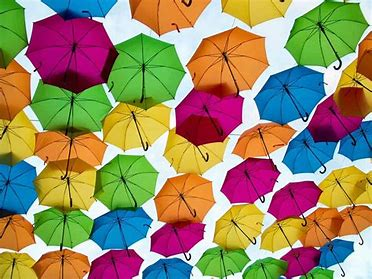
#> input picture sc/payung.jpg, 372 x 279 px
$ python -i Backend.py   (imports and definitions only)
#> lines starting #> are read from the running program, lines starting #| are printed output that depends on the picture; after the words box and inside, x2 and y2 are one past the last pixel; in counts of white or black regions, pixels touching at a corner belong together
#> further down, picture is the input picture: shape (279, 372, 3); mean B, G, R 102.8, 137.6, 151.9
import cv2
import numpy as np
from PIL import Image
import streamlit as st
import matplotlib.pyplot as plt
from skimage import exposure, io, segmentation, color
import pandas as pd
import random, sys

#----------Image to display--------------

# [177 lines left out: functions warpaffine, gray_scale, edge_detection, Blurred, Gaussian_Blur, Median_Blur and 5 more, not called in this run]

 #Closing Binary
def closingBinary(image):
    #original image
    image=cv2.cvtColor(image,cv2.COLOR_BGR2RGB)
    st.markdown("konversi ke RGB")
#> (this line was passed over: streamlit is not available in this run)
    st.image(image)
#> (this line was passed over: streamlit is not available in this run)

    #grayscale image
    gray = cv2.cvtColor(image, cv2.COLOR_BGR2GRAY)
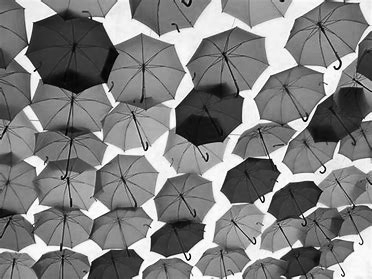
#> gray: shape (279, 372); min 0, max 255, mean 128.8
    st.markdown("Konversi ke abu-abu")
#> (this line was passed over: streamlit is not available in this run)

    st.image(gray)
#> (this line was passed over: streamlit is not available in this run)

    #threshold image
    ret, thresh = cv2.threshold(gray, 0, 255,cv2.THRESH_BINARY_INV +cv2.THRESH_OTSU)
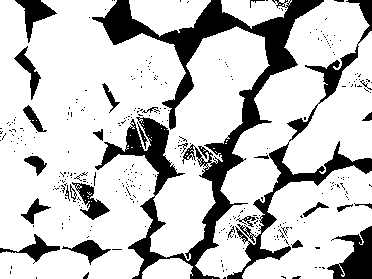
#> thresh: shape (279, 372); 78.4% white; 325 black regions (295 under 20 px), largest, box (x1, y1, x2, y2) and area: (92, 0, 324, 279) 12346, (227, 0, 372, 279) 3949, (327, 226, 372, 279) 1336
#> ret = 165
    st.markdown("Menggunakan thresholding")
#> (this line was passed over: streamlit is not available in this run)
    st.image(thresh)
#> (this line was passed over: streamlit is not available in this run)

    #segmented image
    kernel = np.ones((3, 3), np.uint8)
    closing = cv2.morphologyEx(thresh, cv2.MORPH_CLOSE,kernel, iterations = 15)
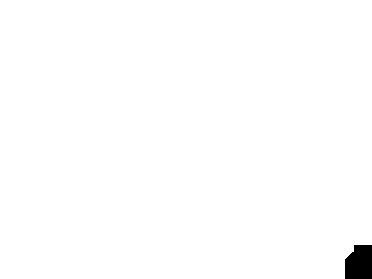
#> closing: shape (279, 372); 99.2% white; 1 black region, box (x1, y1, x2, y2) and area: (345, 245, 372, 279) 827
    # closing = cv2.morphologyEx(thresh, cv2.MORPH_CLOSE,kernel, iterations = 15)
    bg = cv2.dilate(closing, kernel, iterations = 1)
#> bg: shape (279, 372); 99.3% white; 1 black region, box (x1, y1, x2, y2) and area: (346, 246, 372, 279) 767
    dist_transform = cv2.distanceTransform(closing, cv2.DIST_L2,0)
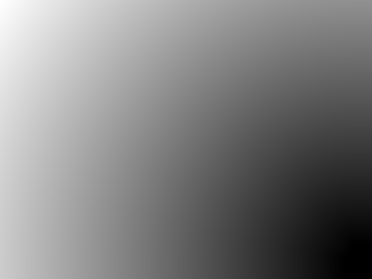
#> dist_transform: shape (279, 372) float32; min 0, max 430.5, mean 217.3; drawn with min black and max white
    ret, fg = cv2.threshold(dist_transform, 0.02*dist_transform.max(), 255, 0)
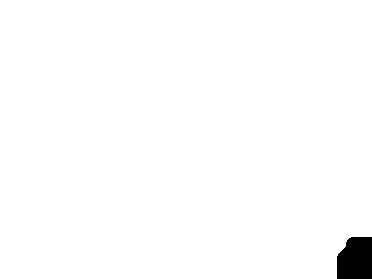
#> fg: shape (279, 372) float32; 98.7% white; 1 black region, box (x1, y1, x2, y2) and area: (337, 237, 372, 279) 1331
#> ret = 8.61
    st.markdown("hasil pendekatan Euclidean")
#> (this line was passed over: streamlit is not available in this run)
    # st.image(fg,clamp=True)
    return fg

#----------Erosi Morphology----------

# [124 lines left out: functions Erosion, Dilation, Resize, Beauty, binarize_image, convolution and 2 more, not called in this run]

# fungsi untuk melakukan konversi dari data pixel (RGBA) menjadi Luminance/intensitas
def RGB_to_Luminance(data):
  # mengubah Color Model RGB menjadi Luminance/intensitas (0.2126*Red + 0.7152*Green + 0.0722*Blue)
  return 0.2126*data[0] + 0.7152*data[1] + 0.0722*data[2]


# [214 lines left out: functions sort_all_pixels, pixel_sort_baris, pixel_sort_kolom, pixelSorting, reduce_noise, negative_transformation and 1 more, not called in this run]

>>> import cv2
>>> picture = cv2.imread('sc/payung.jpg')
#> (the run stopped early here; a loop or call above may not have finished)

$ run again, on sc/ppl.jpg
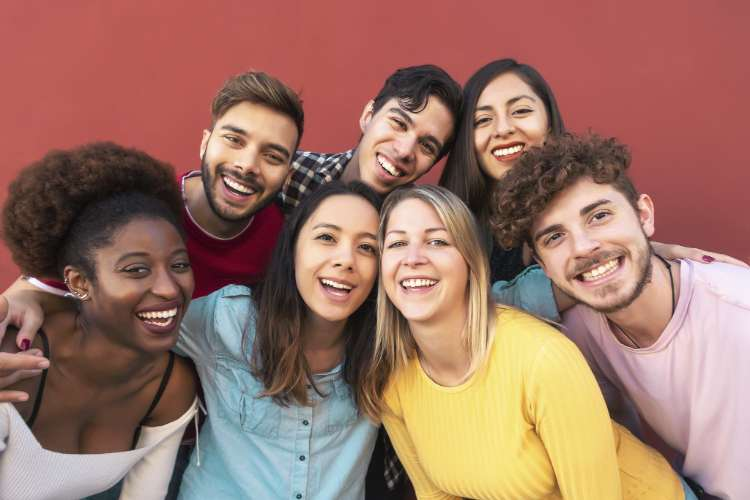
#> input picture sc/ppl.jpg, 750 x 500 px
#> picture is the input picture: shape (500, 750, 3); mean B, G, R 101.7, 115.5, 156.4
#> in closingBinary, `ret, thresh = cv2.threshold(gray, 0, 255,cv2.THRESH_BINARY_INV +cv2.TH..`:
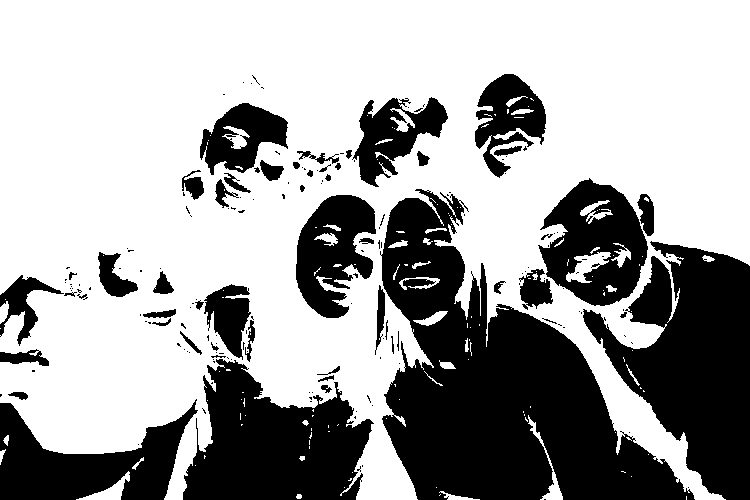
#> thresh: shape (500, 750); 64.3% white; 177 black regions (123 under 20 px), largest, box (x1, y1, x2, y2) and area: (380, 189, 695, 500) 46785, (583, 241, 750, 500) 23729, (183, 359, 374, 500) 17368
#> in closingBinary, `ret, thresh = cv2.threshold(gray, 0, 255,cv2.THRESH_BINARY_INV +cv2.TH..`: ret = 130
#> closing: shape (500, 750); 80.9% white; 5 black regions, box (x1, y1, x2, y2) and area: (399, 314, 683, 500) 33900, (637, 261, 750, 500) 19126, (187, 405, 357, 500) 12136, (0, 442, 114, 500) 5440, (124, 470, 164, 500) 1128
#> bg: shape (500, 750); 81.5% white; 5 black regions, box (x1, y1, x2, y2) and area: (400, 315, 682, 500) 32720, (638, 262, 750, 500) 18681, (188, 406, 356, 500) 11681, (0, 443, 113, 500) 5208, (125, 471, 163, 500) 1030
#> in closingBinary, `ret, fg = cv2.threshold(dist_transform, 0.02*dist_transform.max(), 255..`:
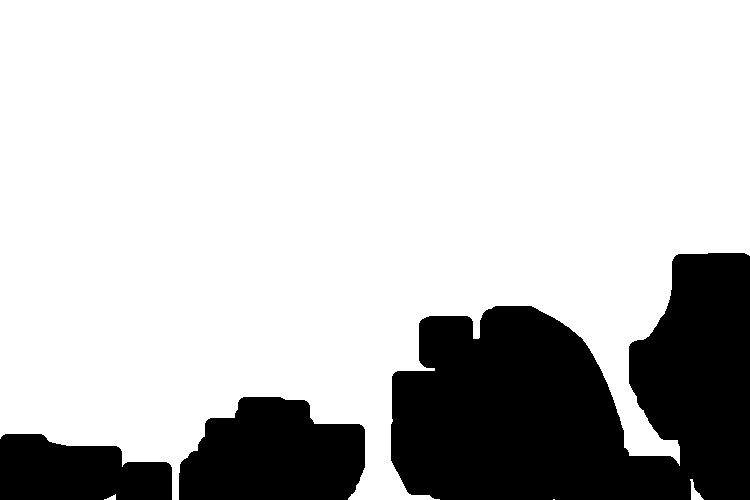
#> fg: shape (500, 750) float32; 76.7% white; 3 black regions, box (x1, y1, x2, y2) and area: (391, 253, 750, 500) 63049, (179, 397, 365, 500) 15206, (0, 434, 172, 500) 9006
#> in closingBinary, `ret, fg = cv2.threshold(dist_transform, 0.02*dist_transform.max(), 255..`: ret = 8.86

$ run again, on sc/water_coins.jpg
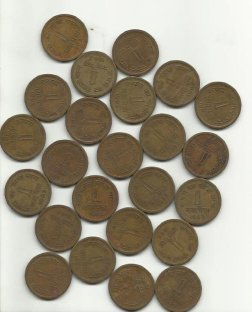
#> input picture sc/water_coins.jpg, 252 x 312 px
#> picture is the input picture: shape (312, 252, 3); mean B, G, R 136.3, 153.2, 161.4
#> in closingBinary, `ret, thresh = cv2.threshold(gray, 0, 255,cv2.THRESH_BINARY_INV +cv2.TH..`:
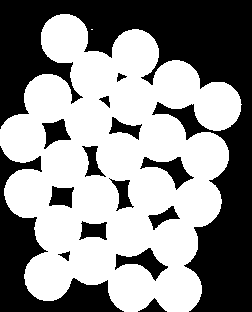
#> thresh: shape (312, 252); 55.8% white; 15 black regions, largest, box (x1, y1, x2, y2) and area: (0, 0, 252, 312) 24960, (0, 146, 124, 312) 5667, (115, 248, 168, 281) 661
#> in closingBinary, `ret, thresh = cv2.threshold(gray, 0, 255,cv2.THRESH_BINARY_INV +cv2.TH..`: ret = 157
#> closing: shape (312, 252); 67.2% white; 5 black regions, box (x1, y1, x2, y2) and area: (73, 0, 252, 91) 9640, (198, 121, 252, 312) 7454, (0, 0, 56, 115) 4450, (0, 214, 34, 312) 3003, (62, 285, 110, 312) 1221
#> bg: shape (312, 252); 68.4% white; 5 black regions, box (x1, y1, x2, y2) and area: (74, 0, 252, 90) 9365, (199, 122, 252, 312) 7205, (0, 0, 55, 114) 4280, (0, 215, 33, 312) 2852, (63, 286, 109, 312) 1121
#> in closingBinary, `ret, fg = cv2.threshold(dist_transform, 0.02*dist_transform.max(), 255..`:
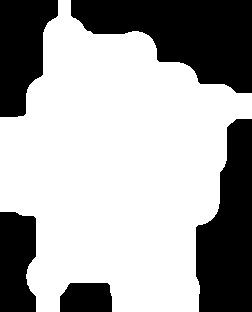
#> fg: shape (312, 252) float32; 65.2% white; 5 black regions, box (x1, y1, x2, y2) and area: (71, 0, 252, 93) 10084, (196, 119, 252, 312) 7888, (0, 0, 58, 117) 4741, (0, 212, 36, 312) 3260, (60, 283, 112, 312) 1407
#> in closingBinary, `ret, fg = cv2.threshold(dist_transform, 0.02*dist_transform.max(), 255..`: ret = 2.09
